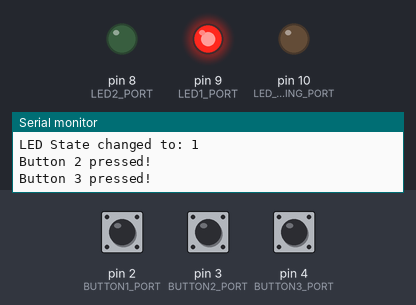
Recording of a sketch running on a simulated Arduino Uno, built with avr-gcc and run on an emulated ATmega328P. Parts: output pins drawn as LEDs (lit = HIGH), the last lines printed to the serial monitor. Dashed ring = blinking. Inputs (shaded band) come from the test bench; at power-on: pin 2 (BUTTON1_PORT) HIGH, pin 3 (BUTTON2_PORT) HIGH, pin 4 (BUTTON3_PORT) HIGH.

Above: at 1.2 s.
1.3 s: pin 2 (BUTTON1_PORT) pulled LOW for 0.15 s
At 2.2 s:
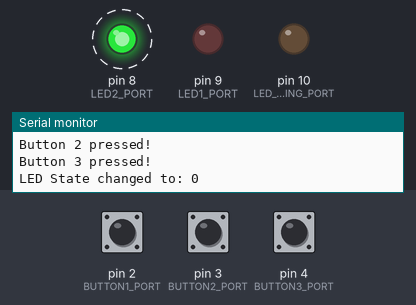
7.4 s: pin 2 (BUTTON1_PORT) pulled LOW for 1 s
At 9.3 s:
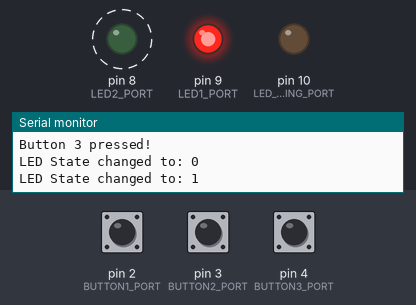
9.9 s: pin 2 (BUTTON1_PORT) pulled LOW for 3.2 s
At 14.8 s:
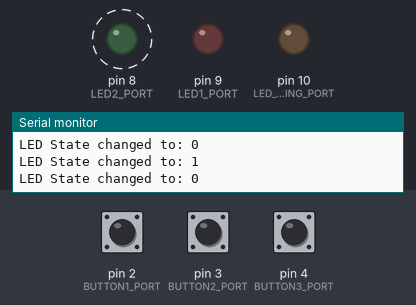
Timing chart, 0 to 17.1 s (numbered marks = the images above; inputs shaded):
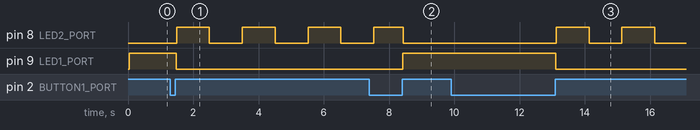

The sketch:

2.2.ino
```cpp
#include <Arduino.h>
#include "task1.h"
#include "task2.h"
#include "task3.h"
#include "task4.h"
#include "taskIdle.h"
#include <Arduino_FreeRTOS.h>

#define STACK_SIZE 128
#define TASK1_PRIORITY 2
#define TASK2_PRIORITY 1
#define TASK3_PRIORITY 2
#define TASK4_PRIORITY 1
#define TASK_IDLE_PRIORITY 0

#define REC1 2
#define REC2 1
#define REC3 4
#define REC4 3
#define REC_IDLE 1

#define OFFSET1 2
#define OFFSET2 2
#define OFFSET3 4
#define OFFSET4 6
#define OFFSET_IDLE 1

int recCounter1 = OFFSET1;
int recCounter2 = OFFSET2;
int recCounter3 = OFFSET3;
int recCounter4 = OFFSET4;
int recCounterIdle = OFFSET_IDLE;

void setup() {
  task1Setup(recCounter1, REC1);
  task2Setup(recCounter2, REC2);
  task3Setup(recCounter3, REC3);
  task4Setup(recCounter3, REC4);
  taskIdleSetup(recCounterIdle, REC_IDLE);

  xTaskCreate(
    task1Loop
    ,  "ToggleLED"
    ,  STACK_SIZE
    ,  NULL
    ,  TASK1_PRIORITY
    ,  NULL );

    xTaskCreate(
    task2Loop
    ,  "BlinkLED"
    ,  STACK_SIZE
    ,  NULL
    ,  TASK2_PRIORITY
    ,  NULL );

    xTaskCreate(
    task3Loop
    ,  "ButtonBlink"
    ,  STACK_SIZE
    ,  NULL
    ,  TASK3_PRIORITY
    ,  NULL );

    xTaskCreate(
    task4Loop
    ,  "WarningButton"
    ,  STACK_SIZE
    ,  NULL
    ,  TASK4_PRIORITY
    ,  NULL );

    xTaskCreate(
    taskIdleLoop
    ,  "Idle"
    ,  STACK_SIZE
    ,  NULL
    ,  TASK_IDLE_PRIORITY
    ,  NULL );

}

void loop() {
    vTaskStartScheduler();
}
```

task1.h
```cpp
#ifndef task1_h
#define task1_h

#define LED1_PORT 9
#define BUTTON1_PORT 2
#define DELAY_PERIOD 0

int buttonState = 0;
extern int ledState = LOW;

void task1Setup(int offset, int rec);
void task1Loop(void *pvParameters);

#endif
```

task1.ino
```cpp
#include "task1.h"
#include <Arduino.h>

bool previousButtonState = LOW;
int task1Offset;
int task1Rec;

void task1Setup(int offset, int rec) {
    task1Offset = offset;
    task1Rec = rec;
    pinMode(LED1_PORT, OUTPUT);
    pinMode(BUTTON1_PORT, INPUT);
}

void task1Loop(void *pvParameters) {
    (void) pvParameters;

    vTaskDelay(task1Offset);
    for (;;) {
      buttonState = digitalRead(BUTTON1_PORT);

      if (buttonState == HIGH && previousButtonState == LOW) {
          ledState = !ledState;
          delay(DELAY_PERIOD);
      }

      digitalWrite(LED1_PORT, ledState);
      previousButtonState = buttonState;
      vTaskDelay(task1Rec);
    }
}
```

task2.h
```cpp
#ifndef task2_h
#define task2_h

#define LED2_PORT 8

int previousMillis = 0;
extern int blinkInterval = 1000;

void task2Setup(int offset, int rec);
void task2Loop(void *pvParameters);

#endif
```

task2.ino
```cpp
#include "task2.h"
#include <Arduino.h>

int task2Offset;
int task2Rec;

void task2Setup(int offset, int rec) {
    task2Offset = offset;
    task2Rec = rec;
    pinMode(LED2_PORT, OUTPUT);
}

void task2Loop(void *pvParameters) {
    (void) pvParameters;

    vTaskDelay(task2Offset);
    for (;;) {
      int currentMillis = millis();

      if (!ledState) {
          if (currentMillis - previousMillis >= blinkInterval) {
              previousMillis = currentMillis;

              digitalWrite(LED2_PORT, !digitalRead(LED2_PORT));
          }
      } else {
          digitalWrite(LED2_PORT, LOW);
      }
      vTaskDelay(task2Rec);
    }
}
```

task3.h
```cpp
#ifndef task3_h
#define task3_h

#define BUTTON2_PORT 3
#define BUTTON3_PORT 4
#define DELAY_PERIOD 0

int previousButton2State = LOW;
int previousButton3State = LOW;
int button2State = LOW;
int button3State = LOW;
int maxBlinkValue = 3000;
int minBlinkValue = 200;
int blinkIntervalStep = 100;

void task3Setup(int offset, int rec);
void task3Loop(void *pvParameters);
void incrementBlinkValue();
void decrementBlinkValue();

#endif
```

task3.ino
```cpp
#include "task3.h"
#include <Arduino.h>

int task3Offset;
int task3Rec;

void task3Setup(int offset, int rec){
    task3Offset = offset;
    task3Rec = rec;
    pinMode(BUTTON2_PORT, INPUT);
    pinMode(BUTTON3_PORT, INPUT);
}

void task3Loop(void *pvParameters){
    (void) pvParameters;

    vTaskDelay(task3Offset);
    for (;;) {
          button2State = digitalRead(BUTTON2_PORT);
          button3State = digitalRead(BUTTON3_PORT);

      if (button2State == HIGH && previousButton2State == LOW){
          incrementBlinkValue();
          delay(DELAY_PERIOD);
      }

      previousButton2State = button2State;

      if (button3State == HIGH && previousButton3State == LOW){
          decrementBlinkValue();
          delay(DELAY_PERIOD);
      }

      previousButton3State = button3State;
      vTaskDelay(task3Rec);
    }
}

void incrementBlinkValue(){
    if (blinkInterval < maxBlinkValue){
      blinkInterval += blinkIntervalStep;
    }
}

void decrementBlinkValue(){
    if (blinkInterval > minBlinkValue){
      blinkInterval -= blinkIntervalStep;
    }
}
```

task4.h
```cpp
#ifndef task4_h
#define task4_h

#define LED_WARNING_PORT 10
#define DELAY_PERIOD 0

int ledWarningState = LOW;

void task4Setup(int offset, int rec);
void task4Loop(void *pvParameters);

#endif
```

task4.ino
```cpp
#include "task4.h"
#include <Arduino.h>

int task4Offset;
int task4Rec;

void task4Setup(int offset, int rec) {
    task4Offset = offset;
    task4Rec = rec;
    pinMode(LED_WARNING_PORT, OUTPUT);
}

void task4Loop(void *pvParameters) {
    (void) pvParameters;

    vTaskDelay(task4Offset);
    for (;;) {
      if (blinkInterval == 200) {
          ledWarningState = !ledWarningState;
          delay(DELAY_PERIOD);
      }

      digitalWrite(LED_WARNING_PORT, ledWarningState);
      vTaskDelay(task4Rec);
    }
}
```

taskIdle.h
```cpp
#ifndef taskIdle_h
#define taskIdle_h

#define BAUD_RATE 9600

int previousBlinkInterval = blinkInterval;
int previousLedState = ledState;
int previousButton2StateIdle = button2State;
int previousButton3StateIdle = button3State;

void taskIdleSetup(int offset, int rec);
void taskIdleLoop(void *pvParameters);

#endif
```

taskIdle.ino
```cpp
#include "taskIdle.h"
#include <Arduino.h>

int taskIdleOffset;
int taskIdleRec;

void taskIdleSetup(int offset, int rec) {
    taskIdleOffset = offset;
    taskIdleRec = rec;
    Serial.begin(BAUD_RATE);
}

void taskIdleLoop(void *pvParameters) {
    (void) pvParameters;

    vTaskDelay(taskIdleOffset);
    for (;;) {
      if (previousLedState != ledState) {
          Serial.print("LED State changed to: ");
          Serial.println(ledState);
          previousLedState = ledState;
      }

      if (previousButton2StateIdle != button2State) {
          if (button2State == HIGH) {
              Serial.println("Button 2 pressed!");
          }
          previousButton2StateIdle = button2State;
      }

      if (previousButton3StateIdle != button3State) {
          if (button3State == HIGH) {
              Serial.println("Button 3 pressed!");
          }
          previousButton3StateIdle = button3State;
      }

      if (previousBlinkInterval != blinkInterval) {
          Serial.print("Blink recurency changed to: ");
          Serial.println(blinkInterval);
          previousBlinkInterval = blinkInterval;
      }
      vTaskDelay(taskIdleRec);
    }
}
```

Measured:
- after the input at 1.3 s, pin 8 (LED2_PORT): alternates HIGH for 1.0 s and LOW for 1.0 s, starting after 0.19 s; pin 9 (LED1_PORT): HIGH → LOW after 0.17 s
- after the input at 7.4 s, pin 9 (LED1_PORT): LOW → HIGH after 1.0 s
- after the input at 9.9 s, pin 8 (LED2_PORT): alternates HIGH for 1.0 s and LOW for 1.0 s, starting after 3.2 s; pin 9 (LED1_PORT): HIGH → LOW after 3.2 s
